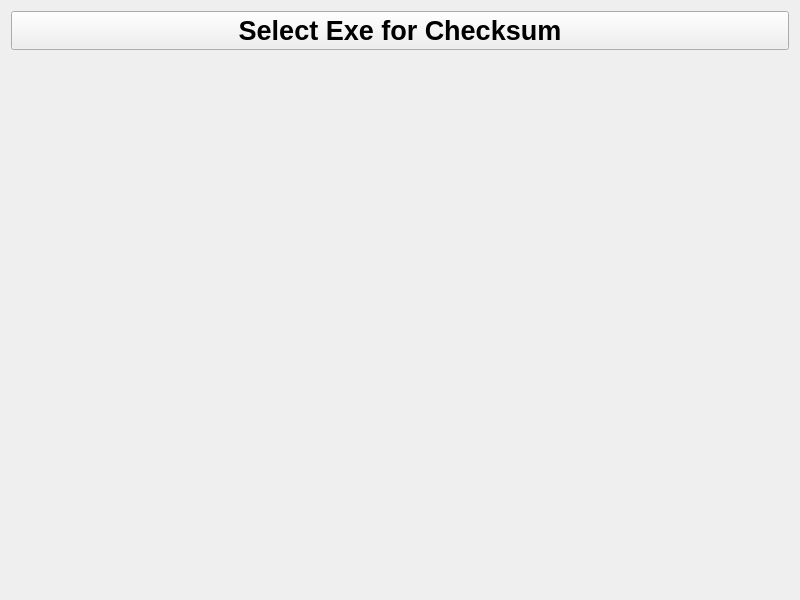
<?xml version="1.0" encoding="UTF-8"?>
<ui version="4.0">
 <class>crcCalculate</class>
 <widget class="QWidget" name="crcCalculate">
  <property name="geometry">
   <rect>
    <x>0</x>
    <y>0</y>
    <width>800</width>
    <height>600</height>
   </rect>
  </property>
  <property name="windowTitle">
   <string>crcCalculate</string>
  </property>
  <layout class="QGridLayout" name="gridLayout">
   <item row="1" column="0">
    <widget class="QLabel" name="crcLabel">
     <property name="font">
      <font>
       <pointsize>26</pointsize>
       <weight>75</weight>
       <bold>true</bold>
      </font>
     </property>
     <property name="text">
      <string/>
     </property>
     <property name="alignment">
      <set>Qt::AlignCenter</set>
     </property>
    </widget>
   </item>
   <item row="0" column="0">
    <widget class="QPushButton" name="crcButton">
     <property name="font">
      <font>
       <pointsize>20</pointsize>
       <weight>75</weight>
       <italic>false</italic>
       <bold>true</bold>
      </font>
     </property>
     <property name="text">
      <string>Select Exe for Checksum</string>
     </property>
    </widget>
   </item>
  </layout>
 </widget>
 <resources/>
 <connections/>
</ui>
